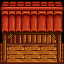

This game map was drawn from its Tiled (.tmx) file and the tilesets committed beside it. A one-line description and the full map source follow:
An orthogonal 4x4 tile map with 16x16 px tiles, 5 tile layers (Back, Buildings, Front, Paths, ...).

<map version="1.10" tiledversion="1.11.2" orientation="orthogonal" renderorder="right-down" width="4" height="4" tilewidth="16" tileheight="16" infinite="0" nextlayerid="11" nextobjectid="1">
 <tileset firstgid="1" name="PalinkaDistillery" tilewidth="16" tileheight="16" tilecount="16" columns="4">
  <image source="Sawmill.png" width="64" height="64" />
 </tileset>
 <layer id="1" name="Back" width="4" height="4">
  <data encoding="csv">
0,0,0,0,
0,0,0,0,
0,0,0,0,
0,0,0,0
</data>
 </layer>
 <layer id="3" name="Buildings" width="4" height="4">
  <data encoding="csv">
0,0,0,0,
0,0,0,0,
9,10,11,12,
13,14,15,16
</data>
 </layer>
 <layer id="5" name="Front" width="4" height="4">
  <data encoding="csv">
0,0,0,0,
0,0,0,0,
0,0,0,0,
0,0,0,0
</data>
 </layer>
 <layer id="7" name="Paths" width="4" height="4">
  <data encoding="csv">
0,0,0,0,
0,0,0,0,
0,0,0,0,
0,0,0,0
</data>
 </layer>
 <layer id="9" name="AlwaysFront" width="4" height="4">
  <data encoding="csv">
1,2,3,4,
5,6,7,8,
0,0,0,0,
0,0,0,0
</data>
 </layer>
 <objectgroup id="2" name="Back" />
 <objectgroup id="4" name="Buildings" />
 <objectgroup id="6" name="Front" />
 <objectgroup id="8" name="Paths" />
 <objectgroup id="10" name="AlwaysFront" />
</map>